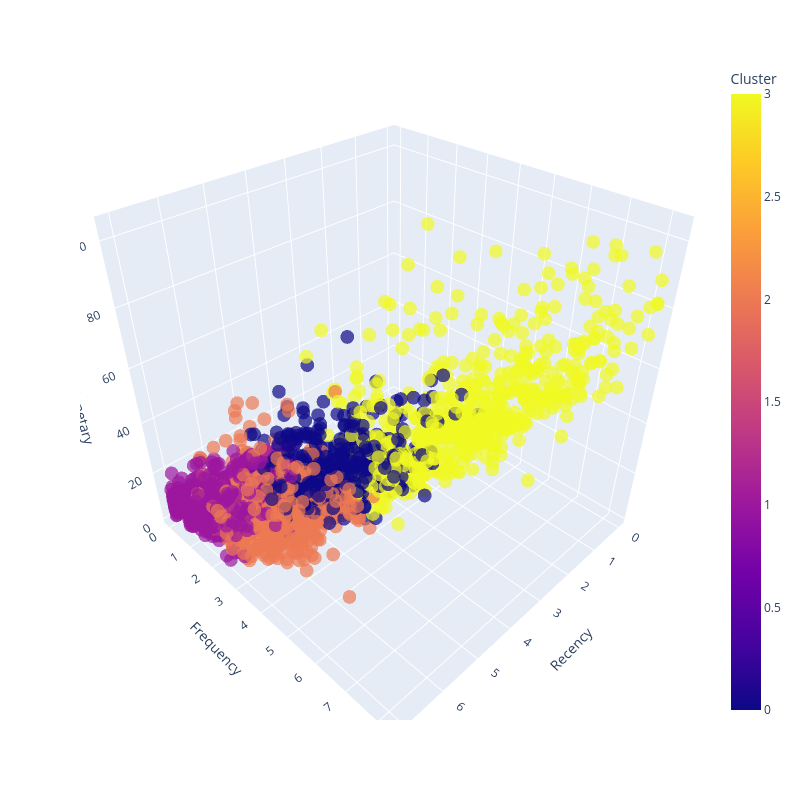

The notebook cell saved with this chart:
### Markdown cell above
3D plot to visualize the clusters

### Code cell
rfm['Cluster'] = rfm['Cluster'].astype('str')
fig = px.scatter_3d(rfm_fig, x='Recency', y='Frequency', z='Monetary', color='Cluster', opacity=0.7, width=800, height=800)
fig.show()

### Figure 1 — Plotly figure (JSON) as saved in the notebook; plotly's stock layout.template omitted (floating-point values rounded to 4 significant figures; data arrays with more than 128 entries replaced by an {"elided": "..."} marker saying what was removed)
{"data": [{"hovertemplate": "Recency=%{x}<br>Frequency=%{y}<br>Monetary=%{z}<br>Cluster=%{marker.color}<extra></extra>", "legendgroup": "", "marker": {"color": {"elided": "2337 int values"}, "coloraxis": "coloraxis", "opacity": 0.7, "symbol": "circle"}, "mode": "markers", "name": "", "scene": "scene", "showlegend": false, "type": "scatter3d", "x": {"elided": "2337 float values"}, "y": {"elided": "2337 float values"}, "z": {"elided": "2337 float values"}}], "layout": {"coloraxis": {"colorbar": {"title": {"text": "Cluster"}}, "colorscale": [[0, "#0d0887"], [0.1111, "#46039f"], [0.2222, "#7201a8"], [0.3333, "#9c179e"], [0.4444, "#bd3786"], [0.5556, "#d8576b"], [0.6667, "#ed7953"], [0.7778, "#fb9f3a"], [0.8889, "#fdca26"], [1, "#f0f921"]]}, "height": 800, "legend": {"tracegroupgap": 0}, "margin": {"t": 60}, "scene": {"domain": {"x": [0, 1], "y": [0, 1]}, "xaxis": {"title": {"text": "Recency"}}, "yaxis": {"title": {"text": "Frequency"}}, "zaxis": {"title": {"text": "Monetary"}}}, "width": 800}}
